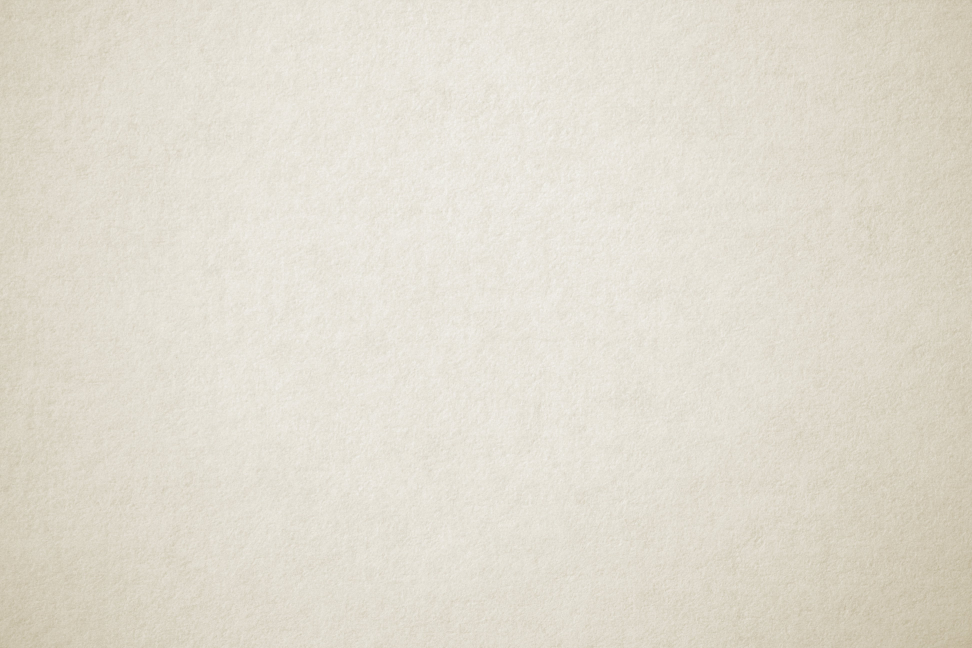
#> input picture BACKEND/assets/history-slideshow/paper-source.jpg, 3888 x 2592 px (shown at 1/4 size); its folder holds 8 pictures in this run
$ python build-history-slideshow-assets.py
#> lines starting #> are read from the running program, lines starting #| are printed output that depends on the picture
"""Prepare text-free layers from the supplied History Slideshow AE materials.

Development only: production rendering uses the generated PNGs and FFmpeg.
"""
from pathlib import Path
from PIL import Image, ImageOps, ImageChops, ImageFilter, ImageDraw

ASSETS = Path(__file__).resolve().parents[1] / 'assets/history-slideshow'
W, H = 1920, 1080


def texture(name):
#> called with name = 'paper-source.jpg'
    return ImageOps.fit(Image.open(ASSETS / name).convert('L'), (W, H))
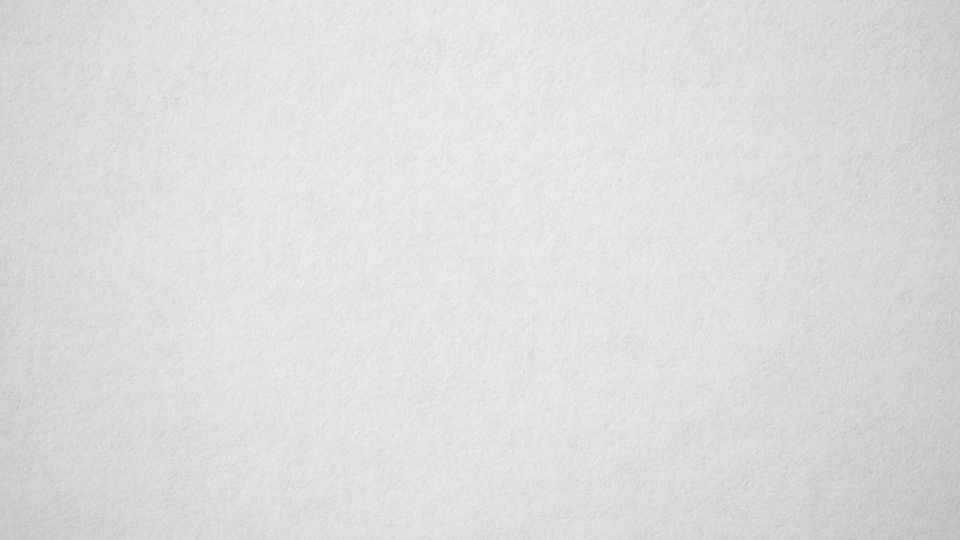
#> returned value: PIL image 1920x1080 L (shown at 1/2 size); min 177, max 245, mean 221.2


paper = texture('paper-source.jpg')
grain = texture('background-source.jpg')
#> call 2 of texture, with name = 'background-source.jpg'
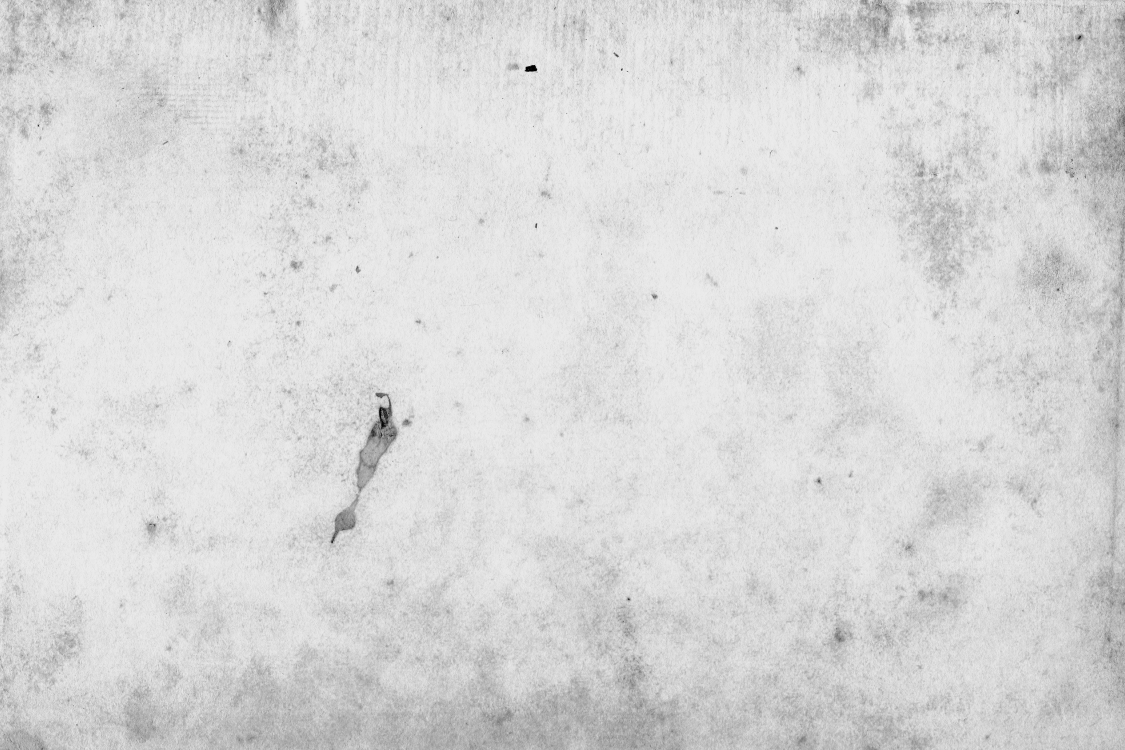
#> input picture BACKEND/assets/history-slideshow/background-source.jpg, 4500 x 3000 px (shown at 1/4 size)
#> in texture (call 2), `return ImageOps.fit(Image.open(ASSETS / name).convert('L'), (W, H))`:
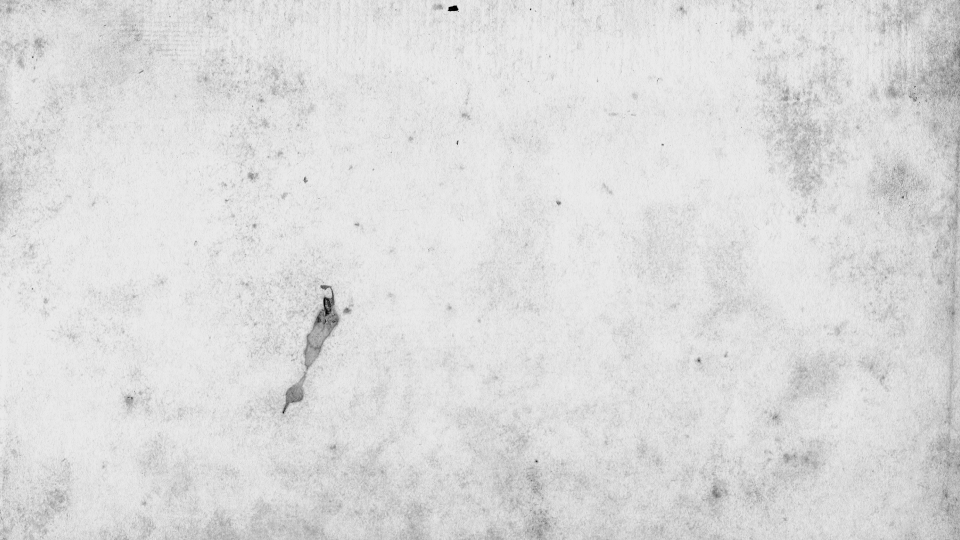
#> returned value: PIL image 1920x1080 L (shown at 1/2 size); min 0, max 240, mean 219.4
background = Image.blend(Image.new('L', (W, H), 237), paper, .14)
background = Image.blend(background, grain, .05)
background.convert('RGB').save(ASSETS / 'background.png')

# The source clouds have black backgrounds. Their actual luminance provides the
# opacity for the white fog, as well as the organic photographic reveal shape.
clouds = [texture(f'cloud-{i}.png') for i in range(1, 6)]
#> call 3 of texture, with name = 'cloud-1.png'
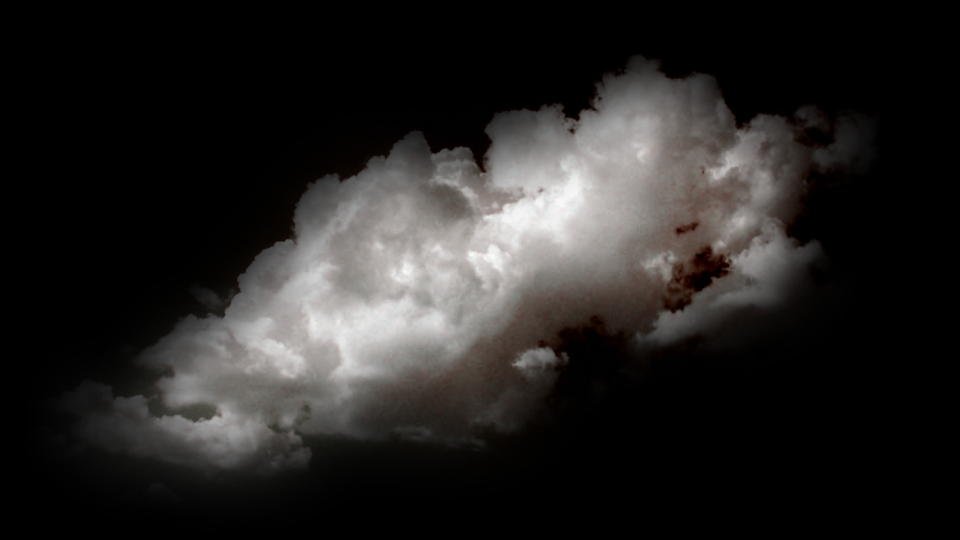
#> input picture BACKEND/assets/history-slideshow/cloud-1.png, 1920 x 1080 px (shown at 1/2 size)
#> call 4 of texture, with name = 'cloud-2.png'
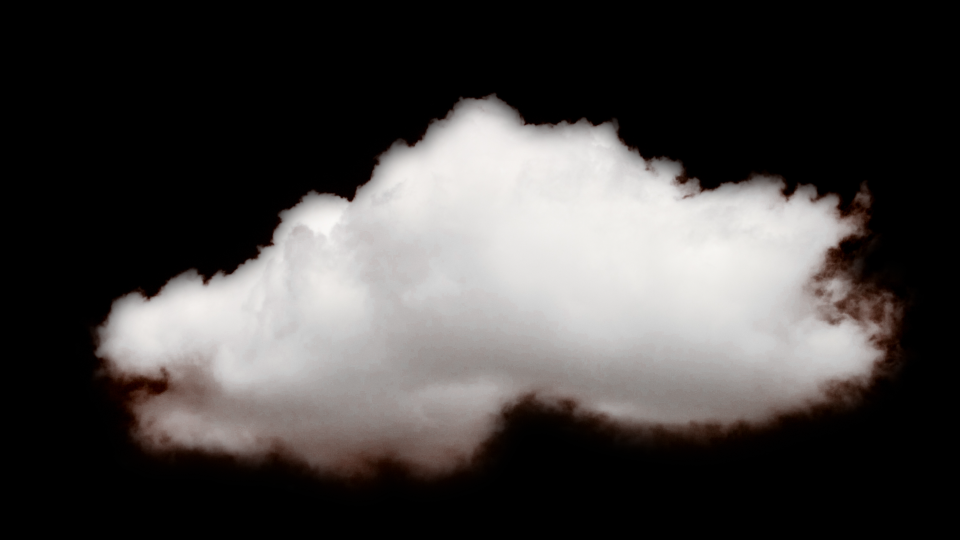
#> input picture BACKEND/assets/history-slideshow/cloud-2.png, 1920 x 1080 px (shown at 1/2 size)
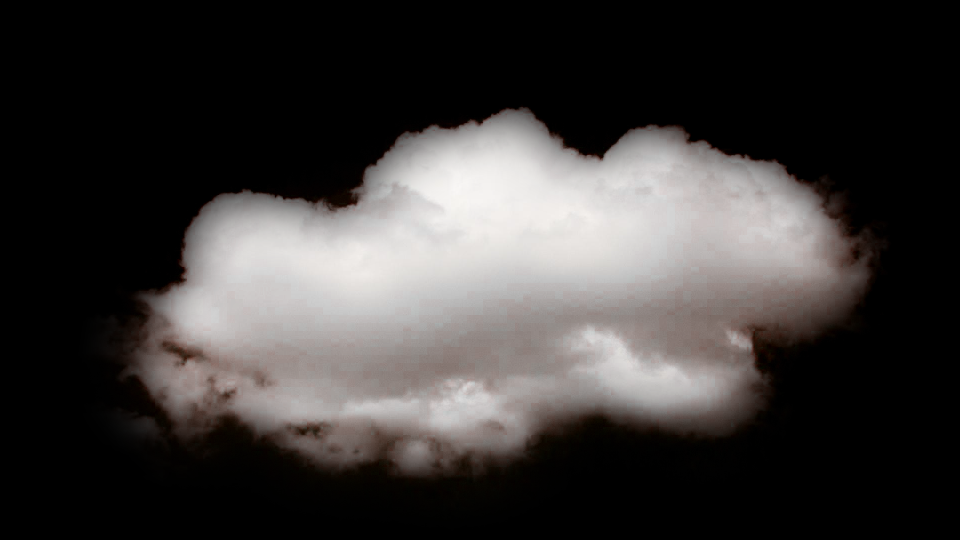
#> input picture BACKEND/assets/history-slideshow/cloud-3.png, 1920 x 1080 px (shown at 1/2 size)
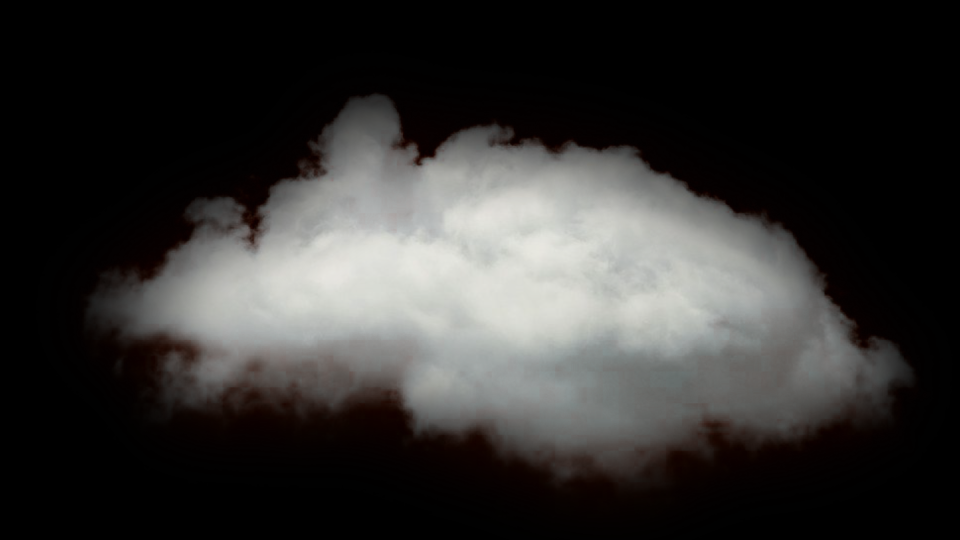
#> input picture BACKEND/assets/history-slideshow/cloud-4.png, 1920 x 1080 px (shown at 1/2 size)
#> (the run stopped early here; a loop or call above may not have finished)
